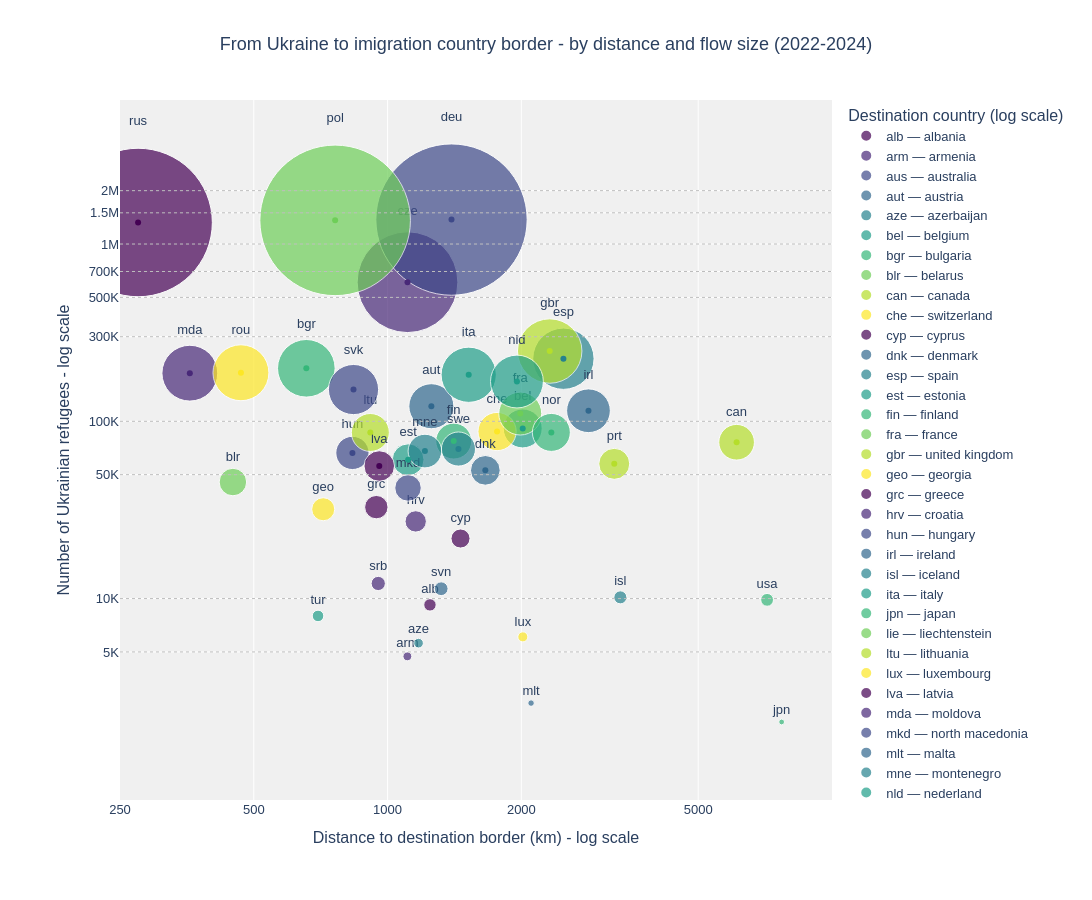

Notebook source saved alongside this figure:
### Code cell
# -------------------------------------------------
#        Ukraine war: refugees VS distance
#        2022-2024
# -------------------------------------------------

ukr_sub = filtered_data[
    (filtered_data["originiso"] == "ukr")
    & (filtered_data["year"].between(2022, 2024))
].copy()

ukraine_plot = (
    ukr_sub
    .groupby(["asylumiso", "asylumname"], as_index=False)["count"]
    .sum()
)

# keep only destinations with 1000+ refugees
ukraine_plot = ukraine_plot[
    ukraine_plot["count"] >= 1000
].copy()

ukraine_plot["border_distance_km"] = ukraine_plot.apply(
    lambda row: distance_to_country_border_km(
        "ukr",
        row["asylumiso"],
        countries_gdf
    ),
    axis=1
)

# custom colors
def lighten_color(color, amount=0.35):
    r, g, b = pc.hex_to_rgb(color)

    r = int(r + (255 - r) * amount)
    g = int(g + (255 - g) * amount)
    b = int(b + (255 - b) * amount)

    return f"rgb({r},{g},{b})"

# legend labels
# ----------------
ukraine_plot["legend_label"] = (
    ukraine_plot["asylumiso"].str.lower()
    + " — "
    + ukraine_plot["asylumname"].str.lower()
)

legend_order = sorted(ukraine_plot["legend_label"].unique())

# plot
# ------------------
fig = px.scatter(
    ukraine_plot,
    x="border_distance_km",
    y="count",
    size="count",

    log_x=True,
    log_y=True,

    color="legend_label",

    hover_data={
    "legend_label": False,
    "asylumiso": False,
    },

    category_orders={
        "legend_label": legend_order
    },

    text="asylumiso",
    hover_name="asylumname",

    labels={
        "border_distance_km": "Distance to destination border (km) - log scale",
        "count": "Number of Ukrainian refugees - log scale",
        "legend_label": "Destination country (log scale)",
    },

    title="From Ukraine to imigration country border - by distance and flow size (2022-2024)",
    
    color_discrete_sequence=px.colors.sequential.Viridis,
)

# put major nearby destinations on top
fig.data = tuple(
    [trace for trace in fig.data
     if not (
         trace.name.startswith("pol")
         or trace.name.startswith("deu")
         or trace.name.startswith("cze")
     )]
    +
    [trace for trace in fig.data
     if trace.name.startswith("cze")]
    +
    [trace for trace in fig.data
     if trace.name.startswith("deu")]
    +
    [trace for trace in fig.data
     if trace.name.startswith("pol")]
)

# circle size and style
# -----------------------
fig.update_traces(
    textposition="top center",
    marker=dict(
        sizemode="area",
        sizeref=120,
        opacity=0.7,
    )
)

# pastel hover / explainer box
# ------------------------------
for trace in fig.data:

    original_color = trace.marker.color

    trace.hoverlabel = dict(
        bgcolor=lighten_color(original_color, 0.65),
        font_size=13,
        font_color="black",
        bordercolor=original_color,
    )

# y axis
# ----------
# fig.update_yaxes(
#     range=[3, 7],   # 10^3 to 10^7
#     tickvals=[1e3, 1e4, 1e5, 1e6],
#     ticktext=["1k", "10k", "100k", "1M"],
# )

fig.update_yaxes(
    tickvals=[5e3, 1e4, 5e4, 1e5, 3e5, 5e5, 7e5, 1e6, 1.5e6, 2.e6],
    ticktext=["5K", "10K", "50K", "100K", "300K", "500K", "700K", "1M", "1.5M", "2M"],
)

# x axis
# ----------
x_min = 1
x_max = 5000

fig.update_xaxes(
    range=[math.log10(250), 4],
    tickvals=[250, 500, 1000, 2000, 5000],
    ticktext=["250", "500", "1000", "2000", "5000"],
)

fig.update_layout(
    title_x=0.5,
    width=1200,
    height=900,

    plot_bgcolor="#f0f0f0",
    paper_bgcolor="white",

    font=dict(family="Helvetica", size=13),

    margin=dict(
        l=120,
        r=260,
        t=100,
        b=100,
    )
)

# helper lines
#-------------------------------------------
reference_lines = [
    (5_000, "5K"),
    (10_000, "10K"),
    (50_000, "50K"),
    (100_000, "100K"),
    (300_000, "300K"),
    (500_000, "500K"),
    (700_000, "700K"),
    (1_000_000, "1M"),
    (1_500_000, "1.5M"),
    (2_000_000, "2M"),
]

for y_value, label in reference_lines:
    fig.add_hline(
        y=y_value,
        line_width=1,
        line_dash="dot",
        line_color="#BDBDBD",
        annotation_text=label,
        annotation_position="left",
        annotation_font_size=11,
        annotation_font_color="#555555",
    )

# Extravscatter for readibility
# -----------------------------------
# center dots 
for trace in fig.data:

    try:
        y = trace.y[0]
    except:
        continue

    if y > 50_000:

        fig.add_scatter(
            x=trace.x,
            y=trace.y,

            mode="markers",

            marker=dict(
                size=6,
                color=trace.marker.color,
            ),

            showlegend=False,
            hoverinfo="skip",
        )

# save and show
fig.write_html("../visualizations/ukraine_distance_vs_count.html")

fig.show()
